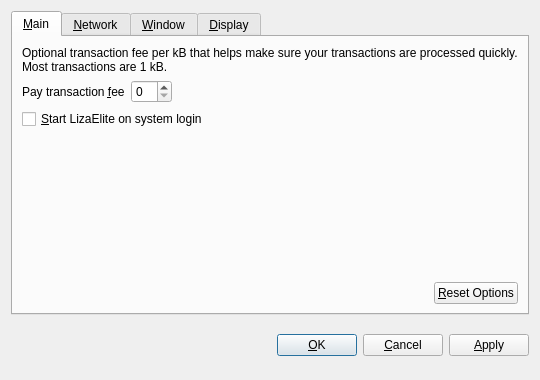
<?xml version="1.0" encoding="UTF-8"?>
<ui version="4.0">
 <class>OptionsDialog</class>
 <widget class="QDialog" name="OptionsDialog">
  <property name="geometry">
   <rect>
    <x>0</x>
    <y>0</y>
    <width>540</width>
    <height>380</height>
   </rect>
  </property>
  <property name="windowTitle">
   <string>Options</string>
  </property>
  <property name="modal">
   <bool>true</bool>
  </property>
  <layout class="QVBoxLayout" name="verticalLayout">
   <item>
    <widget class="QTabWidget" name="tabWidget">
     <property name="tabPosition">
      <enum>QTabWidget::North</enum>
     </property>
     <property name="currentIndex">
      <number>0</number>
     </property>
     <widget class="QWidget" name="tabMain">
      <attribute name="title">
       <string>&amp;Main</string>
      </attribute>
      <layout class="QVBoxLayout" name="verticalLayout_Main">
       <item>
        <widget class="QLabel" name="transactionFeeInfoLabel">
         <property name="text">
          <string>Optional transaction fee per kB that helps make sure your transactions are processed quickly. Most transactions are 1 kB.</string>
         </property>
         <property name="textFormat">
          <enum>Qt::PlainText</enum>
         </property>
         <property name="wordWrap">
          <bool>true</bool>
         </property>
        </widget>
       </item>
       <item>
        <layout class="QHBoxLayout" name="horizontalLayout_1_Main">
         <item>
          <widget class="QLabel" name="transactionFeeLabel">
           <property name="text">
            <string>Pay transaction &amp;fee</string>
           </property>
           <property name="textFormat">
            <enum>Qt::PlainText</enum>
           </property>
           <property name="buddy">
            <cstring>transactionFee</cstring>
           </property>
          </widget>
         </item>
         <item>
          <widget class="BitcoinAmountField" name="transactionFee"/>
         </item>
         <item>
          <spacer name="horizontalSpacer_1_Main">
           <property name="orientation">
            <enum>Qt::Horizontal</enum>
           </property>
           <property name="sizeHint" stdset="0">
            <size>
             <width>40</width>
             <height>20</height>
            </size>
           </property>
          </spacer>
         </item>
        </layout>
       </item>
       <item>
        <widget class="QCheckBox" name="bitcoinAtStartup">
         <property name="toolTip">
          <string>Automatically start LizaElite after logging in to the system.</string>
         </property>
         <property name="text">
          <string>&amp;Start LizaElite on system login</string>
         </property>
        </widget>
       </item>
       <item>
        <spacer name="verticalSpacer_Main">
         <property name="orientation">
          <enum>Qt::Vertical</enum>
         </property>
         <property name="sizeHint" stdset="0">
          <size>
           <width>20</width>
           <height>40</height>
          </size>
         </property>
        </spacer>
       </item>
       <item>
        <layout class="QHBoxLayout" name="horizontalLayout_2_Main">
         <item>
          <spacer name="horizontalSpacer_2_Main">
           <property name="orientation">
            <enum>Qt::Horizontal</enum>
           </property>
           <property name="sizeHint" stdset="0">
            <size>
             <width>40</width>
             <height>20</height>
            </size>
           </property>
          </spacer>
         </item>
         <item>
          <widget class="QPushButton" name="resetButton">
           <property name="toolTip">
            <string>Reset all client options to default.</string>
           </property>
           <property name="text">
            <string>&amp;Reset Options</string>
           </property>
           <property name="autoDefault">
            <bool>false</bool>
           </property>
          </widget>
         </item>
        </layout>
       </item>
      </layout>
     </widget>
     <widget class="QWidget" name="tabNetwork">
      <attribute name="title">
       <string>&amp;Network</string>
      </attribute>
      <layout class="QVBoxLayout" name="verticalLayout_Network">
       <item>
        <widget class="QCheckBox" name="mapPortUpnp">
         <property name="toolTip">
          <string>Automatically open the LizaElite client port on the router. This only works when your router supports UPnP and it is enabled.</string>
         </property>
         <property name="text">
          <string>Map port using &amp;UPnP</string>
         </property>
        </widget>
       </item>
       <item>
        <widget class="QCheckBox" name="connectSocks">
         <property name="toolTip">
          <string>Connect to the LizaElite network through a SOCKS proxy (e.g. when connecting through Tor).</string>
         </property>
         <property name="text">
          <string>&amp;Connect through SOCKS proxy:</string>
         </property>
        </widget>
       </item>
       <item>
        <layout class="QHBoxLayout" name="horizontalLayout_Network">
         <item>
          <widget class="QLabel" name="proxyIpLabel">
           <property name="text">
            <string>Proxy &amp;IP:</string>
           </property>
           <property name="textFormat">
            <enum>Qt::PlainText</enum>
           </property>
           <property name="buddy">
            <cstring>proxyIp</cstring>
           </property>
          </widget>
         </item>
         <item>
          <widget class="QValidatedLineEdit" name="proxyIp">
           <property name="maximumSize">
            <size>
             <width>140</width>
             <height>16777215</height>
            </size>
           </property>
           <property name="toolTip">
            <string>IP address of the proxy (e.g. 127.0.0.1)</string>
           </property>
          </widget>
         </item>
         <item>
          <widget class="QLabel" name="proxyPortLabel">
           <property name="text">
            <string>&amp;Port:</string>
           </property>
           <property name="textFormat">
            <enum>Qt::PlainText</enum>
           </property>
           <property name="buddy">
            <cstring>proxyPort</cstring>
           </property>
          </widget>
         </item>
         <item>
          <widget class="QLineEdit" name="proxyPort">
           <property name="maximumSize">
            <size>
             <width>55</width>
             <height>16777215</height>
            </size>
           </property>
           <property name="toolTip">
            <string>Port of the proxy (e.g. 9050)</string>
           </property>
          </widget>
         </item>
         <item>
          <widget class="QLabel" name="socksVersionLabel">
           <property name="text">
            <string>SOCKS &amp;Version:</string>
           </property>
           <property name="textFormat">
            <enum>Qt::PlainText</enum>
           </property>
           <property name="buddy">
            <cstring>socksVersion</cstring>
           </property>
          </widget>
         </item>
         <item>
          <widget class="QValueComboBox" name="socksVersion">
           <property name="toolTip">
            <string>SOCKS version of the proxy (e.g. 5)</string>
           </property>
          </widget>
         </item>
         <item>
          <spacer name="horizontalSpacer_Network">
           <property name="orientation">
            <enum>Qt::Horizontal</enum>
           </property>
           <property name="sizeHint" stdset="0">
            <size>
             <width>40</width>
             <height>20</height>
            </size>
           </property>
          </spacer>
         </item>
        </layout>
       </item>
       <item>
        <spacer name="verticalSpacer_Network">
         <property name="orientation">
          <enum>Qt::Vertical</enum>
         </property>
         <property name="sizeHint" stdset="0">
          <size>
           <width>20</width>
           <height>40</height>
          </size>
         </property>
        </spacer>
       </item>
      </layout>
     </widget>
     <widget class="QWidget" name="tabWindow">
      <attribute name="title">
       <string>&amp;Window</string>
      </attribute>
      <layout class="QVBoxLayout" name="verticalLayout_Window">
       <item>
        <widget class="QCheckBox" name="minimizeToTray">
         <property name="toolTip">
          <string>Show only a tray icon after minimizing the window.</string>
         </property>
         <property name="text">
          <string>&amp;Minimize to the tray instead of the taskbar</string>
         </property>
        </widget>
       </item>
       <item>
        <widget class="QCheckBox" name="minimizeOnClose">
         <property name="toolTip">
          <string>Minimize instead of exit the application when the window is closed. When this option is enabled, the application will be closed only after selecting Quit in the menu.</string>
         </property>
         <property name="text">
          <string>M&amp;inimize on close</string>
         </property>
        </widget>
       </item>
       <item>
        <spacer name="verticalSpacer_Window">
         <property name="orientation">
          <enum>Qt::Vertical</enum>
         </property>
         <property name="sizeHint" stdset="0">
          <size>
           <width>20</width>
           <height>40</height>
          </size>
         </property>
        </spacer>
       </item>
      </layout>
     </widget>
     <widget class="QWidget" name="tabDisplay">
      <attribute name="title">
       <string>&amp;Display</string>
      </attribute>
      <layout class="QVBoxLayout" name="verticalLayout_Display">
       <item>
        <layout class="QHBoxLayout" name="horizontalLayout_1_Display">
         <item>
          <widget class="QLabel" name="langLabel">
           <property name="text">
            <string>User Interface &amp;language:</string>
           </property>
           <property name="textFormat">
            <enum>Qt::PlainText</enum>
           </property>
           <property name="buddy">
            <cstring>lang</cstring>
           </property>
          </widget>
         </item>
         <item>
          <widget class="QValueComboBox" name="lang">
           <property name="toolTip">
            <string>The user interface language can be set here. This setting will take effect after restarting LizaElite.</string>
           </property>
          </widget>
         </item>
        </layout>
       </item>
       <item>
        <layout class="QHBoxLayout" name="horizontalLayout_2_Display">
         <item>
          <widget class="QLabel" name="unitLabel">
           <property name="text">
            <string>&amp;Unit to show amounts in:</string>
           </property>
           <property name="textFormat">
            <enum>Qt::PlainText</enum>
           </property>
           <property name="buddy">
            <cstring>unit</cstring>
           </property>
          </widget>
         </item>
         <item>
          <widget class="QValueComboBox" name="unit">
           <property name="toolTip">
            <string>Choose the default subdivision unit to show in the interface and when sending coins.</string>
           </property>
          </widget>
         </item>
        </layout>
       </item>
       <item>
        <widget class="QCheckBox" name="displayAddresses">
         <property name="toolTip">
          <string>Whether to show LizaElite addresses in the transaction list or not.</string>
         </property>
         <property name="text">
          <string>&amp;Display addresses in transaction list</string>
         </property>
        </widget>
       </item>
       <item>
        <spacer name="verticalSpacer_Display">
         <property name="orientation">
          <enum>Qt::Vertical</enum>
         </property>
         <property name="sizeHint" stdset="0">
          <size>
           <width>20</width>
           <height>40</height>
          </size>
         </property>
        </spacer>
       </item>
      </layout>
     </widget>
    </widget>
   </item>
   <item>
    <layout class="QHBoxLayout" name="horizontalLayout_Buttons">
     <item>
      <spacer name="horizontalSpacer_1">
       <property name="orientation">
        <enum>Qt::Horizontal</enum>
       </property>
       <property name="sizeHint" stdset="0">
        <size>
         <width>40</width>
         <height>48</height>
        </size>
       </property>
      </spacer>
     </item>
     <item>
      <widget class="QLabel" name="statusLabel">
       <property name="font">
        <font>
         <weight>75</weight>
         <bold>true</bold>
        </font>
       </property>
       <property name="text">
        <string/>
       </property>
       <property name="textFormat">
        <enum>Qt::PlainText</enum>
       </property>
       <property name="wordWrap">
        <bool>true</bool>
       </property>
      </widget>
     </item>
     <item>
      <spacer name="horizontalSpacer_2">
       <property name="orientation">
        <enum>Qt::Horizontal</enum>
       </property>
       <property name="sizeHint" stdset="0">
        <size>
         <width>40</width>
         <height>48</height>
        </size>
       </property>
      </spacer>
     </item>
     <item>
      <widget class="QPushButton" name="okButton">
       <property name="text">
        <string>&amp;OK</string>
       </property>
      </widget>
     </item>
     <item>
      <widget class="QPushButton" name="cancelButton">
       <property name="text">
        <string>&amp;Cancel</string>
       </property>
       <property name="autoDefault">
        <bool>false</bool>
       </property>
      </widget>
     </item>
     <item>
      <widget class="QPushButton" name="applyButton">
       <property name="text">
        <string>&amp;Apply</string>
       </property>
       <property name="autoDefault">
        <bool>false</bool>
       </property>
      </widget>
     </item>
    </layout>
   </item>
  </layout>
 </widget>
 <customwidgets>
  <customwidget>
   <class>BitcoinAmountField</class>
   <extends>QSpinBox</extends>
   <header>bitcoinamountfield.h</header>
  </customwidget>
  <customwidget>
   <class>QValueComboBox</class>
   <extends>QComboBox</extends>
   <header>qvaluecombobox.h</header>
  </customwidget>
  <customwidget>
   <class>QValidatedLineEdit</class>
   <extends>QLineEdit</extends>
   <header>qvalidatedlineedit.h</header>
  </customwidget>
 </customwidgets>
 <resources/>
 <connections/>
</ui>
